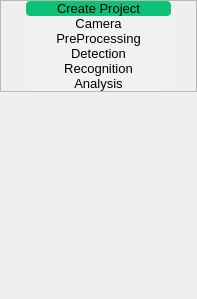
         <widget class="QWidget" name="createProject_Frame" native="true">
          <property name="maximumSize">
           <size>
            <width>197</width>
            <height>16777215</height>
           </size>
          </property>
          <layout class="QVBoxLayout" name="verticalLayout_16">
           <property name="spacing">
            <number>0</number>
           </property>
           <property name="leftMargin">
            <number>0</number>
           </property>
           <property name="topMargin">
            <number>0</number>
           </property>
           <property name="rightMargin">
            <number>0</number>
           </property>
           <property name="bottomMargin">
            <number>0</number>
           </property>
           <item>
            <widget class="QFrame" name="frame_12">
             <property name="sizePolicy">
              <sizepolicy hsizetype="Preferred" vsizetype="Expanding">
               <horstretch>0</horstretch>
               <verstretch>0</verstretch>
              </sizepolicy>
             </property>
             <property name="maximumSize">
              <size>
               <width>16777215</width>
               <height>406</height>
              </size>
             </property>
             <property name="styleSheet">
              <string notr="true">QPushButton{
	border-radius:4px;
	background-color:#F2F1F1;
}</string>
             </property>
             <property name="frameShape">
              <enum>QFrame::StyledPanel</enum>
             </property>
             <property name="frameShadow">
              <enum>QFrame::Raised</enum>
             </property>
             <layout class="QVBoxLayout" name="verticalLayout_15">
              <property name="spacing">
               <number>0</number>
              </property>
              <property name="leftMargin">
               <number>25</number>
              </property>
              <property name="topMargin">
               <number>0</number>
              </property>
              <property name="rightMargin">
               <number>25</number>
              </property>
              <property name="bottomMargin">
               <number>0</number>
              </property>
              <item>
               <widget class="QPushButton" name="createProjectButton">
                <property name="sizePolicy">
                 <sizepolicy hsizetype="Expanding" vsizetype="Expanding">
                  <horstretch>0</horstretch>
                  <verstretch>0</verstretch>
                 </sizepolicy>
                </property>
                <property name="maximumSize">
                 <size>
                  <width>16777215</width>
                  <height>40</height>
                 </size>
                </property>
                <property name="font">
                 <font>
                  <family>Arial</family>
                  <pointsize>10</pointsize>
                 </font>
                </property>
                <property name="styleSheet">
                 <string notr="true">QPushButton{
	background-color:#0DC177;
	border-radius:4px;
}</string>
                </property>
                <property name="text">
                 <string>Create Project</string>
                </property>
               </widget>
              </item>
              <item>
               <widget class="QPushButton" name="cameraButton">
                <property name="sizePolicy">
                 <sizepolicy hsizetype="Minimum" vsizetype="Expanding">
                  <horstretch>0</horstretch>
                  <verstretch>0</verstretch>
                 </sizepolicy>
                </property>
                <property name="maximumSize">
                 <size>
                  <width>16777215</width>
                  <height>40</height>
                 </size>
                </property>
                <property name="font">
                 <font>
                  <family>Arial</family>
                  <pointsize>10</pointsize>
                 </font>
                </property>
                <property name="styleSheet">
                 <string notr="true"/>
                </property>
                <property name="text">
                 <string>Camera</string>
                </property>
               </widget>
              </item>
              <item>
               <widget class="QPushButton" name="preprocessingButton">
                <property name="sizePolicy">
                 <sizepolicy hsizetype="Minimum" vsizetype="Fixed">
                  <horstretch>0</horstretch>
                  <verstretch>0</verstretch>
                 </sizepolicy>
                </property>
                <property name="maximumSize">
                 <size>
                  <width>16777215</width>
                  <height>40</height>
                 </size>
                </property>
                <property name="font">
                 <font>
                  <family>Arial</family>
                  <pointsize>10</pointsize>
                 </font>
                </property>
                <property name="text">
                 <string>PreProcessing</string>
                </property>
               </widget>
              </item>
              <item>
               <widget class="QPushButton" name="detectionButton">
                <property name="sizePolicy">
                 <sizepolicy hsizetype="Minimum" vsizetype="Expanding">
                  <horstretch>0</horstretch>
                  <verstretch>0</verstretch>
                 </sizepolicy>
                </property>
                <property name="maximumSize">
                 <size>
                  <width>16777215</width>
                  <height>40</height>
                 </size>
                </property>
                <property name="font">
                 <font>
                  <family>Arial</family>
                  <pointsize>10</pointsize>
                 </font>
                </property>
                <property name="styleSheet">
                 <string notr="true"/>
                </property>
                <property name="text">
                 <string>Detection</string>
                </property>
               </widget>
              </item>
              <item>
               <widget class="QPushButton" name="recognitionButton">
                <property name="sizePolicy">
                 <sizepolicy hsizetype="Minimum" vsizetype="Expanding">
                  <horstretch>0</horstretch>
                  <verstretch>0</verstretch>
                 </sizepolicy>
                </property>
                <property name="maximumSize">
                 <size>
                  <width>16777215</width>
                  <height>40</height>
                 </size>
                </property>
                <property name="font">
                 <font>
                  <family>Arial</family>
                  <pointsize>10</pointsize>
                 </font>
                </property>
                <property name="styleSheet">
                 <string notr="true"/>
                </property>
                <property name="text">
                 <string>Recognition</string>
                </property>
               </widget>
              </item>
              <item>
               <widget class="QPushButton" name="analysisButton">
                <property name="sizePolicy">
                 <sizepolicy hsizetype="Minimum" vsizetype="Expanding">
                  <horstretch>0</horstretch>
                  <verstretch>0</verstretch>
                 </sizepolicy>
                </property>
                <property name="maximumSize">
                 <size>
                  <width>16777215</width>
                  <height>40</height>
                 </size>
                </property>
                <property name="font">
                 <font>
                  <family>Arial</family>
                  <pointsize>10</pointsize>
                 </font>
                </property>
                <property name="text">
                 <string>Analysis</string>
                </property>
               </widget>
              </item>
             </layout>
            </widget>
           </item>
           <item>
            <spacer name="verticalSpacer">
             <property name="orientation">
              <enum>Qt::Vertical</enum>
             </property>
             <property name="sizeType">
              <enum>QSizePolicy::Fixed</enum>
             </property>
             <property name="sizeHint" stdset="0">
              <size>
               <width>20</width>
               <height>207</height>
              </size>
             </property>
            </spacer>
           </item>
          </layout>
         </widget>
